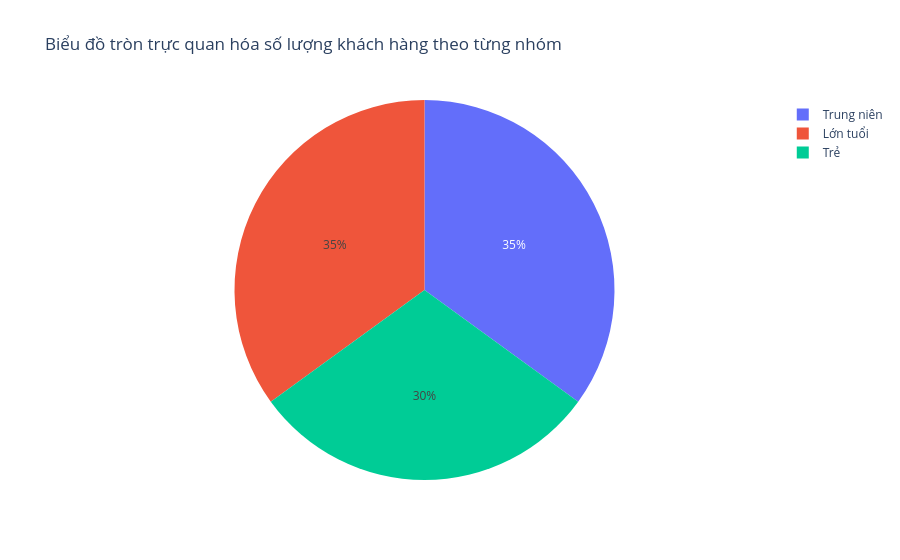

The cell this chart's notebook holds for it:
### Code cell
# Câu 3
import plotly.express as px

fig = px.pie(
    names=(df.groupby('Age_Group')['ages'].count()).index,
    values=(df.groupby('Age_Group')['ages'].count()).values,
    title="Biểu đồ tròn trực quan hóa số lượng khách hàng theo từng nhóm"
)

fig.show()

### Figure 1 — Plotly figure (JSON) as saved in the notebook; plotly's stock layout.template omitted (floating-point values rounded to 4 significant figures)
{"data": [{"domain": {"x": [0, 1], "y": [0, 1]}, "hovertemplate": "label=%{label}<br>value=%{value}<extra></extra>", "labels": ["Trẻ", "Trung niên", "Lớn tuổi"], "legendgroup": "", "name": "", "showlegend": true, "type": "pie", "values": [6, 7, 7]}], "layout": {"legend": {"tracegroupgap": 0}, "title": {"text": "Biểu đồ tròn trực quan hóa số lượng khách hàng theo từng nhóm"}}}
